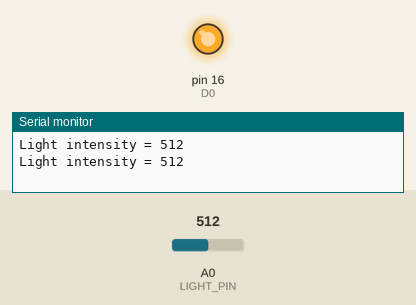
Simulated run of this sketch. Board: Arduino Uno, built with avr-gcc and run on an emulated ATmega328P. On the bench: output pins drawn as LEDs (lit = HIGH), the last lines printed to the serial monitor. The inputs (shaded band) are chosen by the test bench; at power-on: A0 (LIGHT_PIN) = 512.

Above: at 1.8 s.
1.9 s: A0 (LIGHT_PIN) set to 782
3.4 s: A0 (LIGHT_PIN) set to 813
At 4.4 s:
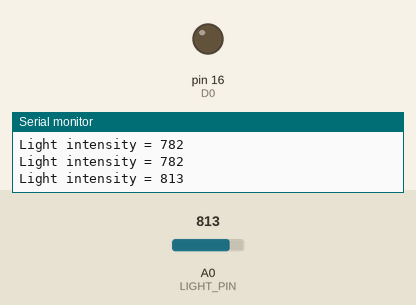
5.5 s: A0 (LIGHT_PIN) set to 790
At 7.1 s:
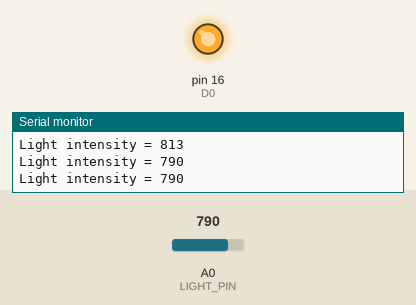
7.5 s: A0 (LIGHT_PIN) set to 810
At 8.7 s:
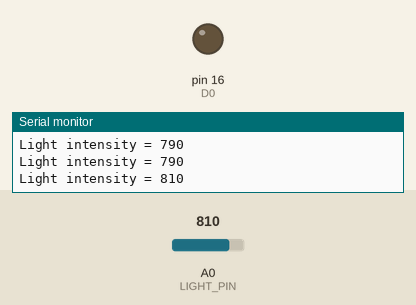
Timing chart, 0 to 10.5 s (numbered marks = the images above; inputs shaded):
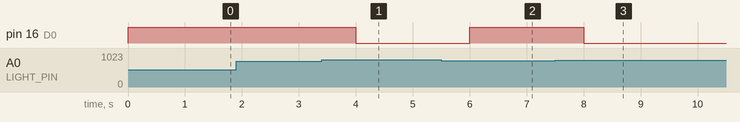

Measured:
- the behaviour switches between 800 and 801 on A0 (LIGHT_PIN) (found by bisection; images 0 and 1)
- after the input at 3.4 s, pin 16 (D0): HIGH → LOW after 0.60 s
- after the input at 5.5 s, pin 16 (D0): LOW → HIGH after 0.50 s
- after the input at 7.5 s, pin 16 (D0): HIGH → LOW after 0.50 s

The sketch:

lab3_CDS_lightSensor.ino
```cpp
//lab week2-1
#define LIGHT_PIN A0
#define D0 16
int light_val;

void setup() {
  pinMode(LIGHT_PIN, INPUT);
  Serial.begin(115200);
  pinMode(D0, OUTPUT);

}

void loop() {
  light_val = analogRead(LIGHT_PIN);
  Serial.print("Light intensity = ");
  Serial.println(light_val);
  if(light_val > 800) digitalWrite(D0, LOW);
  else digitalWrite(D0, HIGH);
  delay(1000);
}
```
